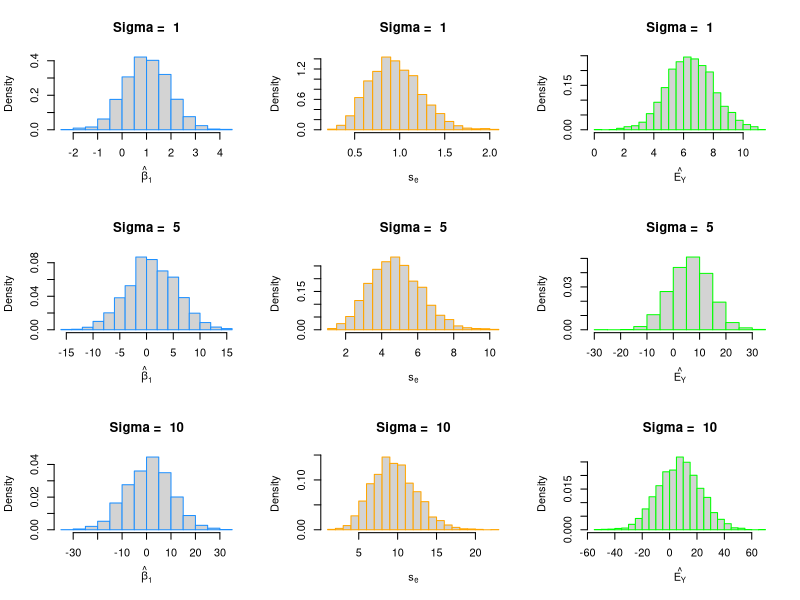
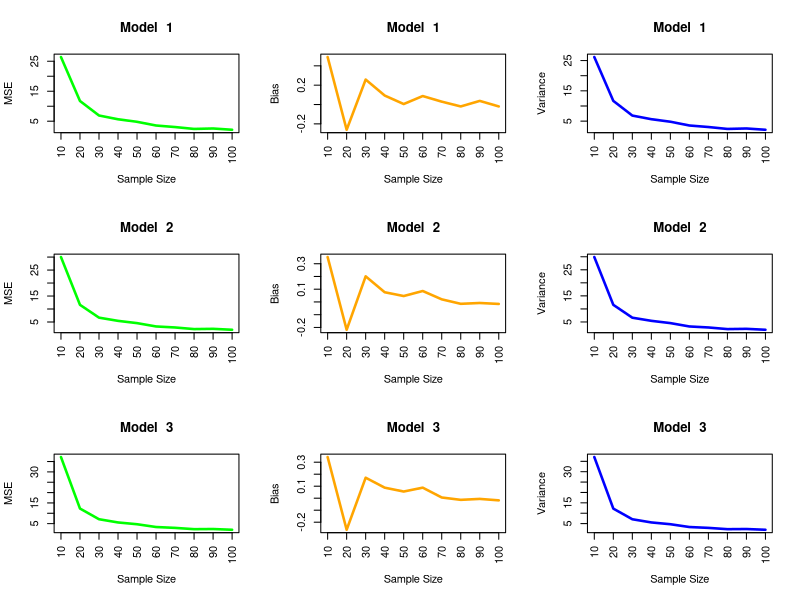
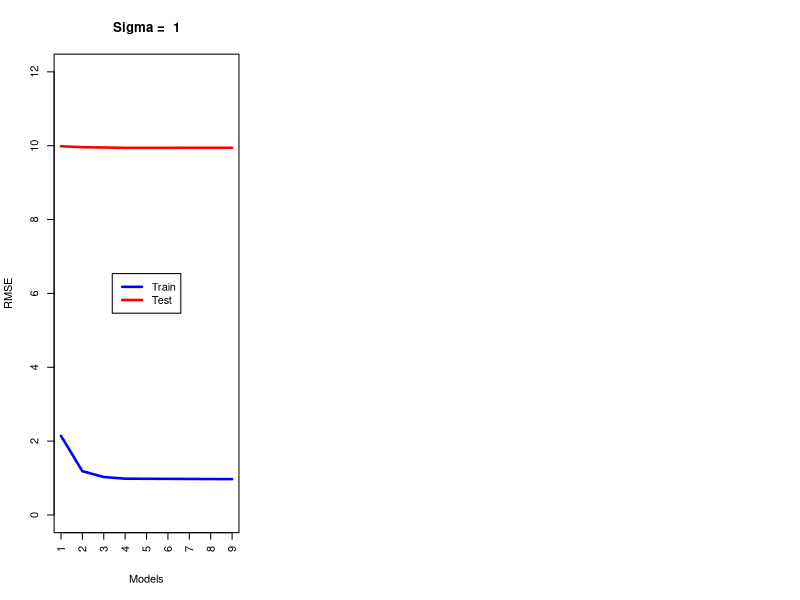

These charts were generated, in order, by the following R code: (Note: a time limit stopped this script after it produced the figures.)
## ---- chunk 1
knitr::opts_chunk$set(echo = TRUE)
## ---- chunk 2
study_1 <- read.csv("study_1.csv")
## ---- chunk 3
beta_0 = 5
beta_1 = 1
beta_2 = 1
beta_3 = 1
n = 10
num_sims = 2500
x0 = rep(1,n)
x1 = study_1$x1
x2 = study_1$x2
x3 = study_1$x3
sigma = c(1,5,10)
beta_hat_2  = rep(0, num_sims)
s_e = rep(0, num_sims)
e_y = rep(0, num_sims)
x1_fix = -4
x2_fix = 2.5
x3_fix = 3
## ---- chunk 4
simulation1 = function(sigma){
  for(i in 1:num_sims) {
  eps         = rnorm(n, mean = 0 , sd = sigma)
  study_1$y   = beta_0 + beta_1 * x1 + beta_2 * x2 + beta_3 * x3 + eps
  fit           = lm(y ~ ., data = study_1)
  p = length(coef(fit))
  beta_hat_2[i]  = coef(fit)[3]
  y_hat = predict(fit,data=study_1)
  s_e[i] = sqrt(sum((study_1$y - y_hat) ^ 2) / (n - p))
  e_y[i] = coef(fit)[1]+coef(fit)[2]*x1_fix+coef(fit)[3]*x2_fix+coef(fit)[4]*x3_fix
  
  }
  cbind(beta_hat_2,s_e,e_y)
}



## ---- chunk 5
par(mfrow = c(3, 3))
for (i in 1:3){
  results = simulation1(sigma[i])
  hist(results[,1], prob = TRUE, breaks = 20, 
     xlab = expression(hat(beta)[1]), main = paste("Sigma = ",toString(sigma[i])), border = "dodgerblue")
  hist(results[,2], prob = TRUE, breaks = 20, 
     xlab = expression(s[e]), main = paste("Sigma = ",toString(sigma[i])), border = "orange")
  hist(results[,3], prob = TRUE, breaks = 20, 
     xlab = expression(hat(E[Y])), main = paste("Sigma = ",toString(sigma[i])), border = "green")
  
}
## ---- chunk 6
beta_0 = 5
beta_1 = 2
beta_2 = 4
sigma = 4
n = c(10, 20, 30, 40, 50, 60, 70 , 80, 90, 100)
num_sims = 500
beta_hat_1  = rep(0, num_sims)
temp_500 = rep(0, num_sims)
temp_3x500 = data.frame(temp_500,temp_500,temp_500)
beta_hat_1 = temp_3x500
bias_beta_hat_1 = c(0,0,0)
var_beta_hat_1 = c(0,0,0)
mse_beta_hat_1 = c(0,0,0)
## ---- chunk 7
gen_sim_data = function(n = 100) {
  
  x1 = runif(n = n)
  x2 = runif(n = n)
  x3 = runif(n = n)
  y = beta_0 + beta_1 * x1 + beta_2 * x2 + rnorm(n = n, mean = 0, sd = sigma)
  
  data.frame(x1, x2, x3, y)
  
}
## ---- chunk 8
simulation2 = function(n){
  for(i in 1:num_sims) {
  study_2 = gen_sim_data(n)
  
  fit1           = lm(y ~ x1, data = study_2)
  fit2           = lm(y ~ x1+x2, data = study_2)
  fit3           = lm(y ~ x1+x2+x3, data = study_2)
 
 
  beta_hat_1[i,1] = coef(fit1)[2]
  beta_hat_1[i,2] = coef(fit2)[2]
  beta_hat_1[i,3] = coef(fit3)[2]
  }
  
  for(i in 1:3){
    bias_beta_hat_1[i] = mean(beta_hat_1[,i])-beta_1
    var_beta_hat_1[i] = var(beta_hat_1[,i])
    mse_beta_hat_1[i] = (bias_beta_hat_1[i]^2)+var_beta_hat_1[i]
  }
  
  cbind(mse_beta_hat_1, bias_beta_hat_1, var_beta_hat_1)
}


#simulation2(100)

## ---- chunk 9
par(mfrow=c(3,3))
mse_data = data.frame(matrix(ncol = 3, nrow = 10))
bias_data = data.frame(matrix(ncol = 3, nrow = 10))
var_data = data.frame(matrix(ncol = 3, nrow = 10))

for( i in 1:length(n)){
  results = simulation2(n[i])
  mse_data[i,1] = results[1,1]
  mse_data[i,2] = results[2,1]
  mse_data[i,3] = results[3,1]
  
  bias_data[i,1] = results[1,2]
  bias_data[i,2] = results[2,2]
  bias_data[i,3] = results[3,2]
  
  var_data[i,1] = results[1,3]
  var_data[i,2] = results[2,3]
  var_data[i,3] = results[3,3]
}

for (i in 1:3){
  plot(n,mse_data[,i],type="n", main=paste("Model ",toString(i)), xlab = "Sample Size", ylab = "MSE",xaxt="n")
  axis(1, at = n, las=2)
  
  lines(n,mse_data[,i],col="green",lwd=2.5)
  plot(n,bias_data[,i],type="n", main=paste("Model ",toString(i)), xlab = "Sample Size", ylab = "Bias",xaxt="n")
  
  axis(1, at = n, las=2)
  lines(n,bias_data[,i],col="orange",lwd=2.5)
  plot(n,var_data[,i],type="n", main=paste("Model ",toString(i)), xlab = "Sample Size", ylab = "Variance",xaxt="n")
  
  axis(1, at = n, las=2)
  lines(n,var_data[,i],col="blue",lwd=2.5)
  }
## ---- chunk 10
study_3 <- read.csv("study_3.csv")
train_index = sample(1:nrow(study_3), 200)
train_data  = study_3[train_index, ]
test_data = study_3[-train_index, ]
## ---- chunk 11
beta_0 = 0
beta_1 = 4
beta_2 = 3
beta_3 = 2
beta_4 = 1
sigma = c(1,5,10)
n = 200
num_sims = 500
train_error <- data.frame(matrix(ncol = 9, nrow = 2))
rownames(train_error) = c("Train","Test")
colnames(train_error) = c("1","2","3","4","5","6","7","8","9")
test_error  <- data.frame(matrix(ncol = 9, nrow = 2))
rownames(test_error) = rownames(train_error)
colnames(test_error) = colnames(train_error)
results = rbind(train_error,test_error)
## ---- chunk 12
simulation3 = function(sigma){
  for(i in 1:num_sims) {
  eps = rnorm(n, mean = 0 , sd = sigma)
  train_data$y= beta_0 + beta_1 * train_data$x1 + beta_2 *train_data$x2 + beta_3 *train_data$x3 + beta_4*train_data$x4 + eps
  fit1 = lm(y ~ x1, data = train_data)
  fit2 = lm(y ~ x1 + x2, data = train_data)
  fit3 = lm(y ~ x1 + x2 + x3, data = train_data)
  fit4 = lm(y ~ x1 + x2 + x3 + x4, data = train_data)
  fit5 = lm(y ~ x1 + x2 + x3 + x4 + x5, data = train_data)
  fit6 = lm(y ~ x1 + x2 + x3 + x4 + x5 + x6, data = train_data)
  fit7 = lm(y ~ x1 + x2 + x3 + x4 + x5 + x6 + x7, data = train_data)
  fit8 = lm(y ~ x1 + x2 + x3 + x4 + x5 + x6 + x7 + x8, data = train_data)
  fit9 = lm(y ~ x1 + x2 + x3 + x4 + x5 + x6 + x7 + x8 + x9, data = train_data)
  
  # calculate all train errors
  train_error[i,] = c(
  rmse(train_data$y, predict(fit1, train_data)),
  rmse(train_data$y, predict(fit2, train_data)),
  rmse(train_data$y, predict(fit3, train_data)),
  rmse(train_data$y, predict(fit4, train_data)),
  rmse(train_data$y, predict(fit5, train_data)),
  rmse(train_data$y, predict(fit6, train_data)),
  rmse(train_data$y, predict(fit7, train_data)),
  rmse(train_data$y, predict(fit8, train_data)),
  rmse(train_data$y, predict(fit9, train_data))
  )
  
  # calculate all test errors
  test_error[i,] = c(
  rmse(test_data$y, predict(fit1, test_data)),
  rmse(test_data$y, predict(fit2, test_data)),
  rmse(test_data$y, predict(fit3, test_data)),
  rmse(test_data$y, predict(fit4, test_data)),
  rmse(test_data$y, predict(fit5, test_data)),
  rmse(test_data$y, predict(fit6, test_data)),
  rmse(test_data$y, predict(fit7, test_data)),
  rmse(test_data$y, predict(fit8, test_data)),
  rmse(test_data$y, predict(fit9, test_data))
  )
  
  
  
  }
  rbind(colMeans(train_error),colMeans(test_error))
}

# function to evaluate rmse
rmse  = function(actual, predicted) {
  sqrt(mean((actual - predicted) ^ 2))
}



## ---- chunk 13
par(mfrow = c(1, 3))
for (i in 1:3){
  results = simulation3(sigma[i])
  plot(1:9, results[1,], type="n", main=paste("Sigma = ",toString(sigma[i])), xlab = "Models", ylab = "RMSE",ylim = c(0,12),xaxt="n")
  axis(1, at = seq(1, 9, by = 1), las=2)
  lines(1:9,results[1,],col="blue",lwd=2.5)
  lines(1:9,results[2,],col="red",lwd=2.5)
  legend('center', c("Train","Test"), lty=c(1,1), lwd=c(2.5,2.5),col=c("blue","red")) 
}
